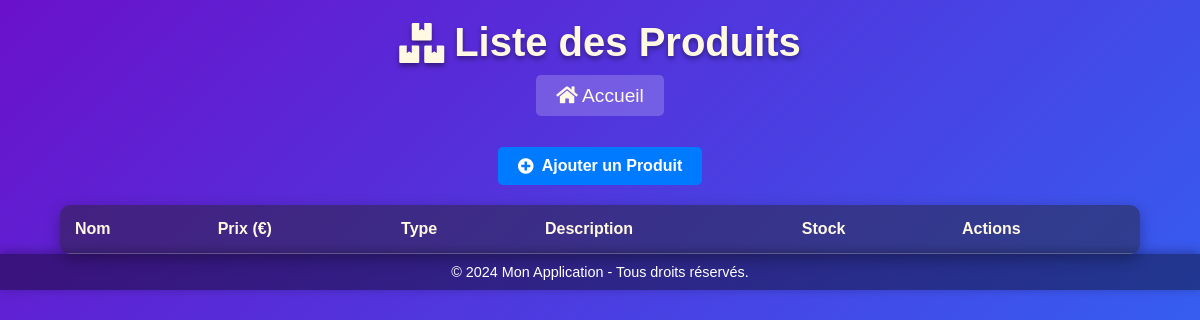
/list, run on an earlier commit of the app's database.
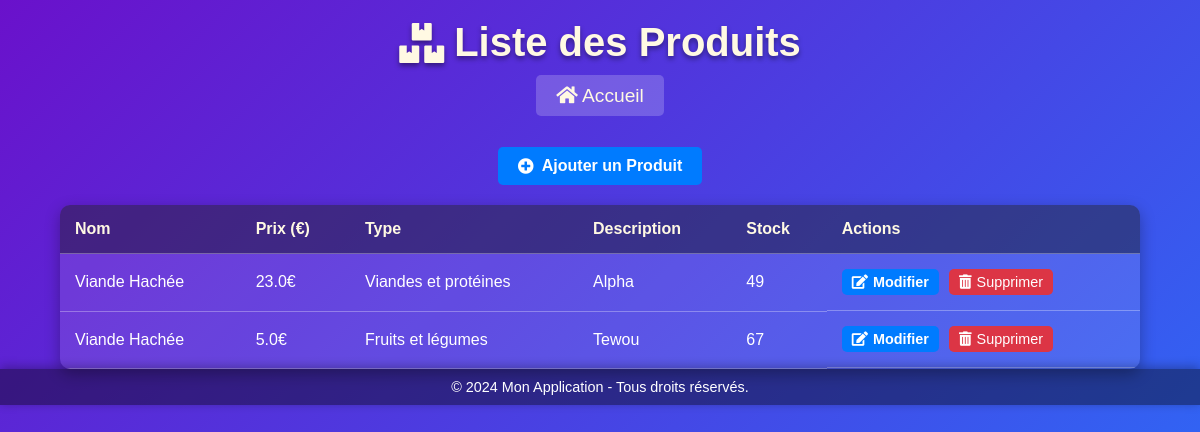
And on a later commit of the database.
### tables this page shows
CREATE TABLE produits (
                        id INTEGER PRIMARY KEY AUTOINCREMENT,
                        nom TEXT NOT NULL,
                        prix REAL NOT NULL, 
                        description TEXT NOT NULL,
                        stock INTEGER NOT NULL,
                        type_produit TEXT NOT NULL
                    );

### app.py (the view)
@app.route('/list', methods=['GET'])
def list_produits():
    produit = Produit()  # Créer une instance de la classe Produit
    produits = produit.get_products()  # Appeler la méthode pour obtenir la liste des produits de la base de données
    return render_template('list_produits.html', produits=produits)

### gestion_produit.py (called while the page is built)
    def get_products(self):
        try:
            with sqlite3.connect("app_database.db") as connection:
                cursor = connection.cursor()
                cursor.execute("SELECT * FROM produits")
                produits = cursor.fetchall()
                return [Produit(nom=row[1], prix=row[2], description=row[3], stock=row[4], type_produit=row[5], id=row[0]) for row in produits]
        except sqlite3.Error as e:
            print(f"Erreur lors de la récupération des produits : {e}")
            return []

### templates/list_produits.html (shortened to what this page needs)
<!DOCTYPE html>
<html lang="fr">
<head>
    <link href="https://cdnjs.cloudflare.com/ajax/libs/font-awesome/5.15.3/css/all.min.css" rel="stylesheet">
    <link rel="stylesheet" type="text/css" href="{{ url_for('static', filename='style_produits.css') }}">
</head>
<body>
    <header>
        <h1><i class="fas fa-boxes"></i> Liste des Produits</h1>
    </header>
    <div class="home-link">
        <a href="{{ url_for('dashboard') }}"><i class="fas fa-home"></i> Accueil</a>
    </div>
    <main>
        <div class="action-link">
            <a href="{{ url_for('add_product') }}" class="btn-primary">
                <i class="fas fa-plus-circle"></i> Ajouter un Produit
            </a>
        </div>
        <table>
            <thead>
                <tr>
                    <th>Nom</th>
                    <th>Prix (€)</th>
                    <th>Type</th>
                    <th>Description</th>
                    <th>Stock</th>
                    <th>Actions</th>
                </tr>
            </thead>
            <tbody>
                {% for produit in produits %}
                <tr>
                    <td>{{ produit.nom }}</td>
                    <td>{{ produit.prix }}€</td>
                    <td>{{ produit.type_produit }}</td>
                    <td>{{ produit.description }}</td>
                    <td>{{ produit.stock }}</td>
                    <td class="action-buttons">
                        <a href="{{ url_for('edit_product', id=produit.id) }}" class="btn-action btn-primary">
                            <i class="fas fa-edit"></i> Modifier
                        </a>
                        <form action="{{ url_for('delete_product', id=produit.id) }}" method="POST" style="display:inline;">
                            <button type="submit" class="btn-action btn-danger" onclick="return confirm('Êtes-vous sûr de vouloir supprimer ce produit ?');">
                                <i class="fas fa-trash-alt"></i> Supprimer
                            </button>
                        </form>
                    </td>
                </tr>
                {% endfor %}
            </tbody>
        </table>
    </main>
    <footer>
        &copy; 2024 Mon Application - Tous droits réservés.
    </footer>
</body>
</html>

### Static/style_produits.css (style rules this page uses)
body { font-family: 'Arial', sans-serif; margin: 0; padding: 0; background: linear-gradient(135deg, #6a11cb, #2575fc); color: #ffffff; display: flex; flex-direction: column; min-height: 100vh; }
header h1 { text-align: center; font-size: 2.5rem; margin: 20px 0; color: #fff9e3; text-shadow: 0 3px 5px rgba(0, 0, 0, 0.4); display: flex; justify-content: center; align-items: center; gap: 10px; }
.home-link { text-align: center; margin-bottom: 20px; }
.home-link a { color: #fff9e3; font-size: 1.2rem; text-decoration: none; padding: 10px 20px; border-radius: 5px; background: rgba(255, 255, 255, 0.2); transition: all 0.3s ease; }
.action-link { text-align: center; margin: 20px 0; }
.btn-primary { background: #28a745; color: #ffffff; padding: 10px 20px; text-decoration: none; border-radius: 5px; font-size: 1rem; font-weight: bold; display: inline-flex; align-items: center; gap: 8px; transition: background 0.3s ease; }
table { width: 90%; margin: 0 auto; border-collapse: collapse; background: rgba(255, 255, 255, 0.1); color: #fff; box-shadow: 0 5px 15px rgba(0, 0, 0, 0.3); border-radius: 10px; overflow: hidden; }
table th, table td { padding: 15px; text-align: left; border-bottom: 1px solid rgba(255, 255, 255, 0.3); }
table th { background: rgba(0, 0, 0, 0.4); font-weight: bold; color: #fff9e3; }
.action-buttons { display: flex; gap: 10px; }
.btn-action { padding: 5px 10px; border-radius: 5px; text-decoration: none; color: #ffffff; display: inline-flex; align-items: center; gap: 5px; transition: transform 0.3s ease; font-size: 0.9rem; border: none; cursor: pointer; }
.btn-primary { background: #007bff; }
.btn-danger { background: #dc3545; }
footer { text-align: center; padding: 10px 0; background: rgba(0, 0, 0, 0.4); color: #ffffff; font-size: 0.9rem; box-shadow: 0 -2px 10px rgba(0, 0, 0, 0.3); }

What changed in the data, as far as the page shows it:
added produits: nom "Viande Hachée", prix "23.0", type_produit "Viandes et protéines", description "Alpha", stock "49"
added produits: nom "Viande Hachée", prix "5.0", type_produit "Fruits et légumes", description "Tewou", stock "67"
